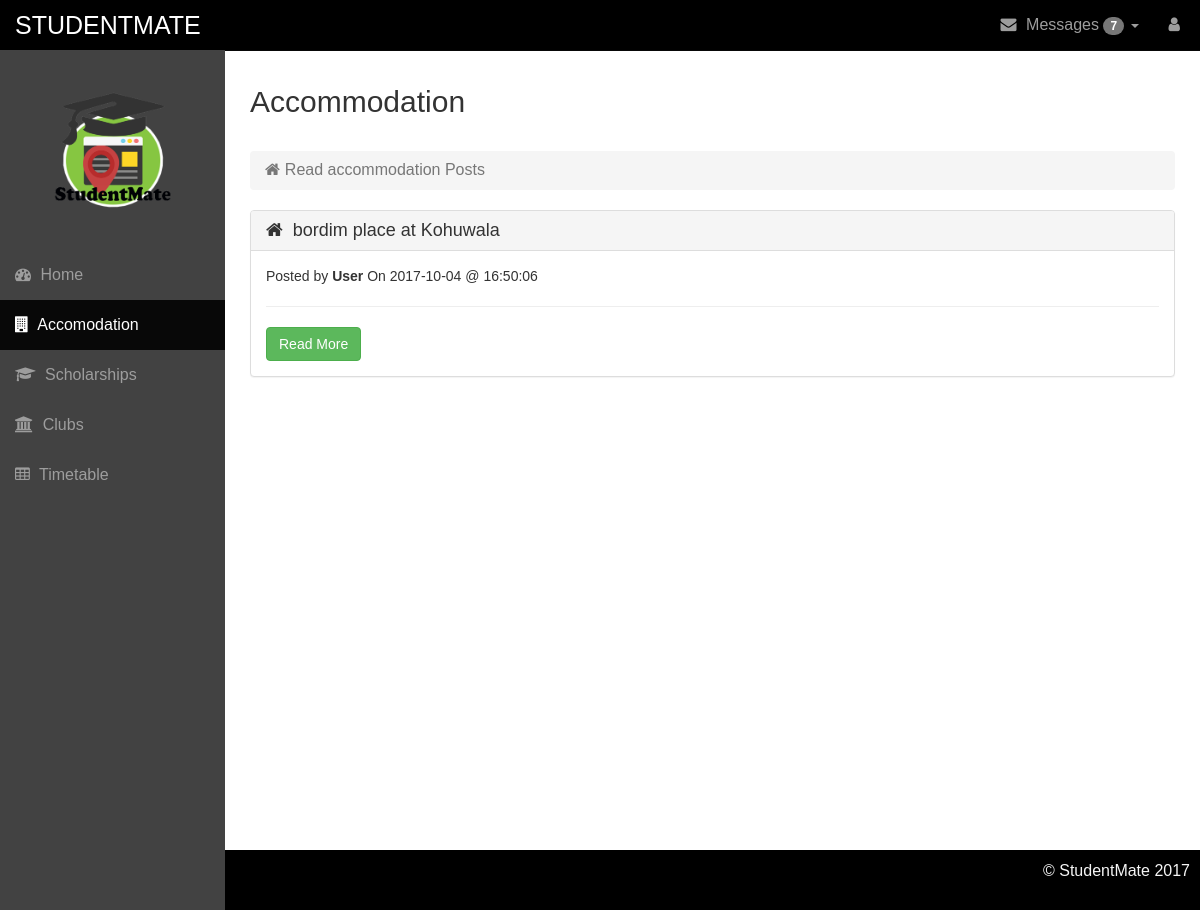
Page /index.php/user/userAccommodation on the earlier database version.
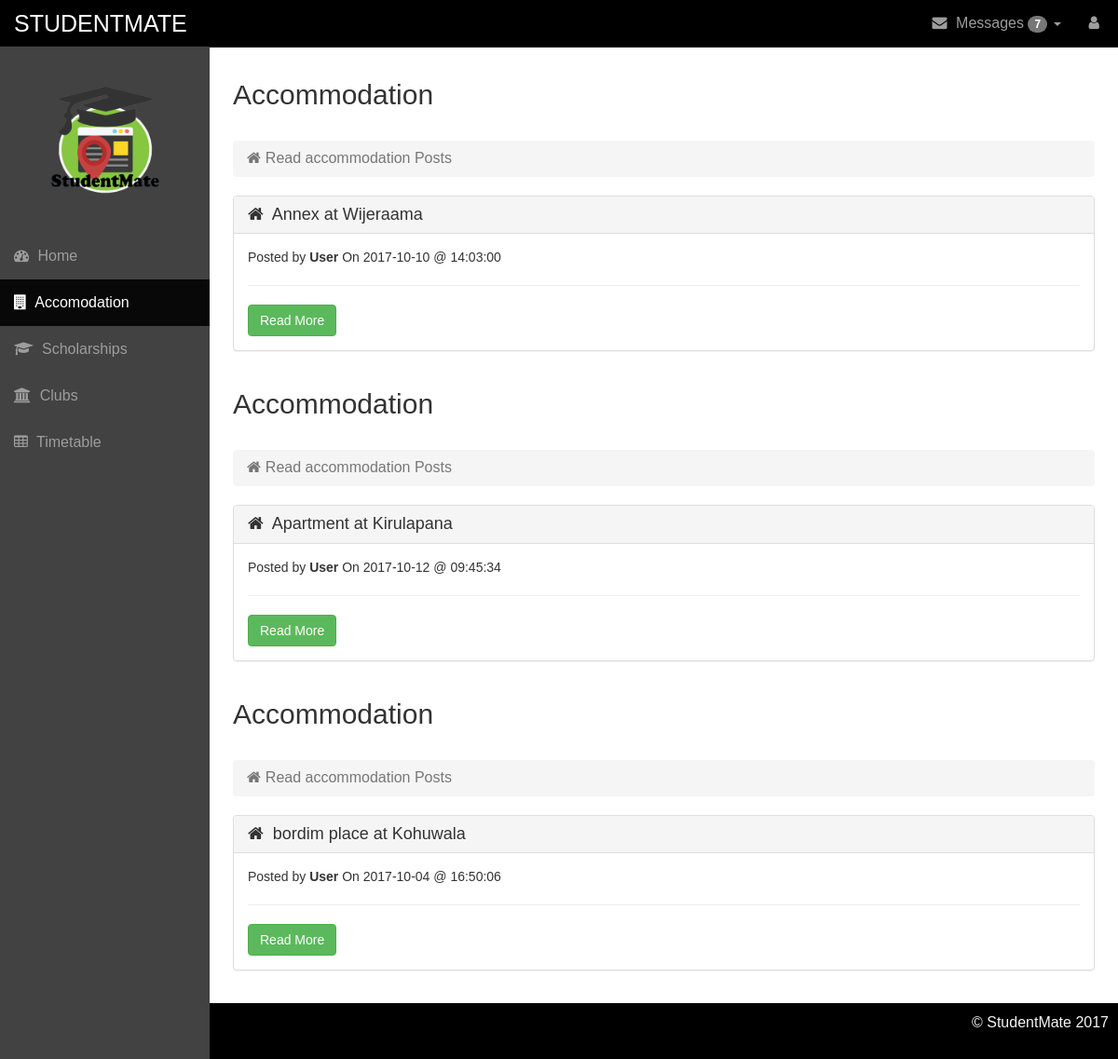
Same page on the later database version.
### tables this page shows
CREATE TABLE `accommo` (
  `ac_id` int(10) NOT NULL,
  `ac_title` varchar(30) NOT NULL,
  `ac_content` varchar(500) NOT NULL,
  `ac_date` date NOT NULL,
  `ac_time` time NOT NULL
);

### application/controllers/User.php (called while the page is built, shortened)
<?php
class User extends CI_Controller{
  public function userAccommodation() {
    $this->load->model('User_model');
    $accomos = $this->User_model->getAccomo();
    $this->load->view('pages/accommodation_page', ['accomos' => $accomos]);
  }
}

### index.php (called while the page is built, shortened)
<?php
require_once BASEPATH.'core/CodeIgniter.php';

### application/models/User_model.php (called while the page is built, shortened)
<?php
class User_model extends CI_Model {
    public function getAccomo() {
        $this->db->select('*');
        $this->db->from('accommo');
        $this->db->order_by('ac_id','DESC');
        $query = $this->db->get();
        return $query->result();
    }
}
?>

### application/views/pages/accommodation_page.php (the view, shortened to what this page needs)
<!DOCTYPE html>
<html>
    <head>
        <link rel="stylesheet" href="<?php echo base_url(); ?>assets/css/bootstrap.min.css">
        <link rel="stylesheet" href="<?php echo base_url(); ?>assets/css/home.css">
        <link href="assets/font-awesome/css/font-awesome.min.css" rel="stylesheet">
    </head>
  <body>
    <div id="wrapper">
        <nav class="navbar navbar-inverse navbar-fixed-top" role="navigation">
        <div class="navbar-header">
          <a class="navbar-brand" href="<?php echo site_url('User/userHome') ?>" style="font-size: 25px;">STUDENTMATE</a>
        </div>
        <div class="collapse navbar-collapse navbar-ex1-collapse">
          <ul class="nav navbar-nav side-nav">
              <img src="<?php echo base_url() ?>assets/images/logoNew.png" alt="logo" class="logo">
            <li><a href="<?php echo site_url("User/userHome") ?>"><i class="fa fa-dashboard"></i> Home</a></li>
            <li class="active"><a href="#"><i class="fa fa-building"></i> Accomodation</a></li>
            <li><a href="forms.html"><i class="fa fa-graduation-cap"></i> Scholarships</a></li>
            <li><a href="<?php echo site_url("User/userClubs") ?>"><i class="fa fa-university"></i> Clubs</a></li>
            <li><a href="bootstrap-elements.html"><i class="fa fa-table"></i> Timetable</a></li>
          </ul>
          <ul class="nav navbar-nav navbar-right navbar-user" style="color: black;">
            <li class="dropdown messages-dropdown">
              <a href="#" class="dropdown-toggle" data-toggle="dropdown"><i class="fa fa-envelope"></i> Messages <span class="badge">7</span> <b class="caret"></b></a>
            </li>
            <li class="dropdown user-dropdown">
            <a href="" class="dropdown-toggle" data-toggle="dropdown"><i class="fa fa-user"></i> <?php echo $_SESSION['username'];?> </a>
            </li>
          </ul>
        </div>
      </nav>
      <div id="page-wrapper">
        <div class="row">
          <?php if (count($accomos)): ?>
          <?php foreach ($accomos as $row): ?>
          <div class="col-lg-12">
            <h2>Accommodation</h2><br>
            <ol class="breadcrumb">
              <li class="active"><i class="fa fa-home"></i>Read accommodation Posts</li>
            </ol>
            <div class="panel panel-default">
              <div class="panel-heading">
                <h1 class="panel-title"><i class="fa fa-home"></i> <?php echo $row->ac_title; ?></h1>
              </div>
              <div class="panel-body">
                <p>Posted by <b>User</b> On <?php echo $row->ac_date; ?>
                  @ <?php echo $row->ac_time; ?><br>
                </p><hr>
                <a href="<?php echo base_url('Users/getAccomoPost/'.$row->ac_id) ?>"><button type='submit' class='btn btn-success'>Read More</button></a>
              </div>
            </div>
          </div>
          <?php endforeach; ?>
          <?php else: ?>
          <p style="margin-bottom: 50px;">No news posted</p>
          <?php endif ?>
        </div>
      </div>
    <footer>
        <p class="text-right">&copy StudentMate 2017</p>
    </footer>
  </body>
</html>

### assets/css/home.css (style rules this page uses)
body { margin-top: 50px; font-size: 16px; font-family: 'Source Sans Pro', sans-serif; }
#wrapper { padding-left: 0; }
#page-wrapper { width: 100%; padding: 5px 15px; min-height: 800px; }
footer { background-color: black; height: 60px; }
.text-right { padding-top: 10px; padding-right: 10px; color: whitesmoke; }
.fa { padding-right: 5px !important; }
.logo { width:200px; height:200px; margin: auto; display: block; margin-bottom: 40px; }
.panel-title { font-size: 18px !important ; text-align: justify; }
.panel-body p { font-size: 14px; }
@media (min-width:768px) { .panel-title { font-size: 16px; } }
@media (min-width:768px) { .logo { width:80px; height:80px; margin: auto; display: block; margin-bottom: 40px; } }
@media (min-width:768px) { #wrapper { padding-left: 225px; } }
@media (min-width:768px) { #page-wrapper { padding: 15px 25px; } }
@media (min-width:768px) { .logo { width:120px; height:120px; display: block; margin: auto; margin-bottom: 40px; } }
@media (min-width:768px) { .side-nav { padding-top: 40px; margin-left: -225px; left: 225px; width: 225px; position: fixed; top: 50px; height: 100%; border-radius: 0; border: none; background-color: #424242; overflow-y: auto; } }
@media (min-width:768px) { .side-nav>li>a { width: 225px; } }
@media (min-width:768px) { .navbar-inverse { background-color: black; } }
@media (min-width:768px) { .navbar-collapse { padding-left: 15px !important; padding-right: 15px !important; } }

Differences in the rows shown:
added accommo: ac_title "Annex at Wijeraama", ac_date "2017-10-10", ac_time "14:03:00"
added accommo: ac_title "Apartment at Kirulapana", ac_date "2017-10-12", ac_time "09:45:34"
